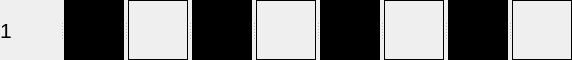
     <widget class="QSplitter" name="splitter_8">
      <property name="orientation">
       <enum>Qt::Horizontal</enum>
      </property>
      <widget class="QLabel" name="label_75">
       <property name="minimumSize">
        <size>
         <width>60</width>
         <height>60</height>
        </size>
       </property>
       <property name="maximumSize">
        <size>
         <width>60</width>
         <height>60</height>
        </size>
       </property>
       <property name="baseSize">
        <size>
         <width>60</width>
         <height>60</height>
        </size>
       </property>
       <property name="font">
        <font>
         <family>Arial</family>
         <pointsize>16</pointsize>
        </font>
       </property>
       <property name="layoutDirection">
        <enum>Qt::LeftToRight</enum>
       </property>
       <property name="text">
        <string>1</string>
       </property>
      </widget>
      <widget class="QLabel" name="label_9">
       <property name="minimumSize">
        <size>
         <width>60</width>
         <height>60</height>
        </size>
       </property>
       <property name="maximumSize">
        <size>
         <width>60</width>
         <height>60</height>
        </size>
       </property>
       <property name="baseSize">
        <size>
         <width>60</width>
         <height>60</height>
        </size>
       </property>
       <property name="layoutDirection">
        <enum>Qt::LeftToRight</enum>
       </property>
       <property name="autoFillBackground">
        <bool>false</bool>
       </property>
       <property name="styleSheet">
        <string notr="true">background-color : black</string>
       </property>
       <property name="text">
        <string/>
       </property>
      </widget>
      <widget class="QLabel" name="label_13">
       <property name="minimumSize">
        <size>
         <width>60</width>
         <height>60</height>
        </size>
       </property>
       <property name="maximumSize">
        <size>
         <width>60</width>
         <height>60</height>
        </size>
       </property>
       <property name="baseSize">
        <size>
         <width>60</width>
         <height>60</height>
        </size>
       </property>
       <property name="layoutDirection">
        <enum>Qt::LeftToRight</enum>
       </property>
       <property name="autoFillBackground">
        <bool>false</bool>
       </property>
       <property name="styleSheet">
        <string notr="true">border: 1px solid black</string>
       </property>
       <property name="text">
        <string/>
       </property>
      </widget>
      <widget class="QLabel" name="label_22">
       <property name="minimumSize">
        <size>
         <width>60</width>
         <height>60</height>
        </size>
       </property>
       <property name="maximumSize">
        <size>
         <width>60</width>
         <height>60</height>
        </size>
       </property>
       <property name="baseSize">
        <size>
         <width>60</width>
         <height>60</height>
        </size>
       </property>
       <property name="layoutDirection">
        <enum>Qt::LeftToRight</enum>
       </property>
       <property name="autoFillBackground">
        <bool>false</bool>
       </property>
       <property name="styleSheet">
        <string notr="true">background-color : black</string>
       </property>
       <property name="text">
        <string/>
       </property>
      </widget>
      <widget class="QLabel" name="label_31">
       <property name="minimumSize">
        <size>
         <width>60</width>
         <height>60</height>
        </size>
       </property>
       <property name="maximumSize">
        <size>
         <width>60</width>
         <height>60</height>
        </size>
       </property>
       <property name="baseSize">
        <size>
         <width>60</width>
         <height>60</height>
        </size>
       </property>
       <property name="layoutDirection">
        <enum>Qt::LeftToRight</enum>
       </property>
       <property name="autoFillBackground">
        <bool>false</bool>
       </property>
       <property name="styleSheet">
        <string notr="true">border: 1px solid black</string>
       </property>
       <property name="text">
        <string/>
       </property>
      </widget>
      <widget class="QLabel" name="label_40">
       <property name="minimumSize">
        <size>
         <width>60</width>
         <height>60</height>
        </size>
       </property>
       <property name="maximumSize">
        <size>
         <width>60</width>
         <height>60</height>
        </size>
       </property>
       <property name="baseSize">
        <size>
         <width>60</width>
         <height>60</height>
        </size>
       </property>
       <property name="layoutDirection">
        <enum>Qt::LeftToRight</enum>
       </property>
       <property name="autoFillBackground">
        <bool>false</bool>
       </property>
       <property name="styleSheet">
        <string notr="true">background-color : black</string>
       </property>
       <property name="text">
        <string/>
       </property>
      </widget>
      <widget class="QLabel" name="label_49">
       <property name="minimumSize">
        <size>
         <width>60</width>
         <height>60</height>
        </size>
       </property>
       <property name="maximumSize">
        <size>
         <width>60</width>
         <height>60</height>
        </size>
       </property>
       <property name="baseSize">
        <size>
         <width>60</width>
         <height>60</height>
        </size>
       </property>
       <property name="layoutDirection">
        <enum>Qt::LeftToRight</enum>
       </property>
       <property name="autoFillBackground">
        <bool>false</bool>
       </property>
       <property name="styleSheet">
        <string notr="true">border: 1px solid black</string>
       </property>
       <property name="text">
        <string/>
       </property>
      </widget>
      <widget class="QLabel" name="label_58">
       <property name="minimumSize">
        <size>
         <width>60</width>
         <height>60</height>
        </size>
       </property>
       <property name="maximumSize">
        <size>
         <width>60</width>
         <height>60</height>
        </size>
       </property>
       <property name="baseSize">
        <size>
         <width>60</width>
         <height>60</height>
        </size>
       </property>
       <property name="layoutDirection">
        <enum>Qt::LeftToRight</enum>
       </property>
       <property name="autoFillBackground">
        <bool>false</bool>
       </property>
       <property name="styleSheet">
        <string notr="true">background-color : black</string>
       </property>
       <property name="text">
        <string/>
       </property>
      </widget>
      <widget class="QLabel" name="label_67">
       <property name="minimumSize">
        <size>
         <width>60</width>
         <height>60</height>
        </size>
       </property>
       <property name="maximumSize">
        <size>
         <width>60</width>
         <height>60</height>
        </size>
       </property>
       <property name="baseSize">
        <size>
         <width>60</width>
         <height>60</height>
        </size>
       </property>
       <property name="layoutDirection">
        <enum>Qt::LeftToRight</enum>
       </property>
       <property name="autoFillBackground">
        <bool>false</bool>
       </property>
       <property name="styleSheet">
        <string notr="true">border: 1px solid black</string>
       </property>
       <property name="text">
        <string/>
       </property>
      </widget>
     </widget>
